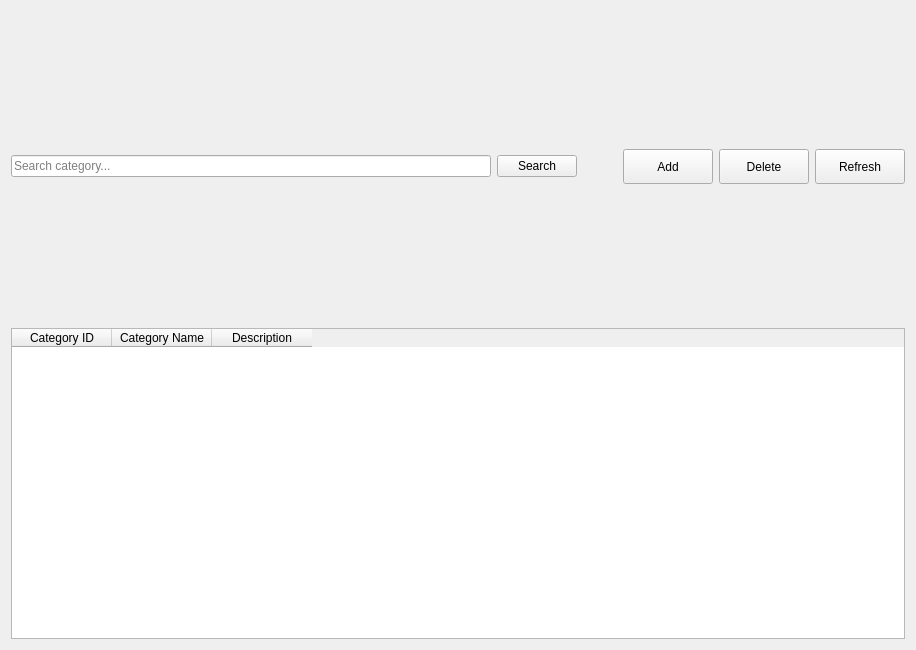
<?xml version="1.0" encoding="UTF-8"?>
<ui version="4.0">
 <class>CategoryPage</class>
 <widget class="QWidget" name="CategoryPage">
  <property name="geometry">
   <rect>
    <x>0</x>
    <y>0</y>
    <width>916</width>
    <height>650</height>
   </rect>
  </property>
  <property name="windowTitle">
   <string>Category</string>
  </property>
  <layout class="QVBoxLayout" name="verticalLayout">
   <item>
    <layout class="QHBoxLayout" name="topLayout">
     <item>
      <widget class="QLineEdit" name="txtSearch">
       <property name="placeholderText">
        <string>Search category...</string>
       </property>
      </widget>
     </item>
     <item>
      <widget class="QPushButton" name="btnSearch">
       <property name="text">
        <string>Search</string>
       </property>
      </widget>
     </item>
     <item>
      <spacer name="horizontalSpacer">
       <property name="sizeHint" stdset="0">
        <size>
         <width>40</width>
         <height>20</height>
        </size>
       </property>
      </spacer>
     </item>
     <item>
      <widget class="QPushButton" name="btnAdd">
       <property name="minimumSize">
        <size>
         <width>90</width>
         <height>35</height>
        </size>
       </property>
       <property name="text">
        <string>Add</string>
       </property>
      </widget>
     </item>
     <item>
      <widget class="QPushButton" name="btnDelete">
       <property name="minimumSize">
        <size>
         <width>90</width>
         <height>35</height>
        </size>
       </property>
       <property name="text">
        <string>Delete</string>
       </property>
      </widget>
     </item>
     <item>
      <widget class="QPushButton" name="btnRefresh">
       <property name="minimumSize">
        <size>
         <width>90</width>
         <height>35</height>
        </size>
       </property>
       <property name="text">
        <string>Refresh</string>
       </property>
      </widget>
     </item>
    </layout>
   </item>
   <item>
    <widget class="QTableWidget" name="tblCategory">
     <property name="editTriggers">
      <set>QAbstractItemView::NoEditTriggers</set>
     </property>
     <property name="alternatingRowColors">
      <bool>true</bool>
     </property>
     <property name="selectionMode">
      <enum>QAbstractItemView::NoSelection</enum>
     </property>
     <property name="selectionBehavior">
      <enum>QAbstractItemView::SelectItems</enum>
     </property>
     <property name="sortingEnabled">
      <bool>true</bool>
     </property>
     <column>
      <property name="text">
       <string>Category ID</string>
      </property>
     </column>
     <column>
      <property name="text">
       <string>Category Name</string>
      </property>
     </column>
     <column>
      <property name="text">
       <string>Description</string>
      </property>
     </column>
    </widget>
   </item>
  </layout>
 </widget>
 <resources/>
 <connections/>
</ui>
